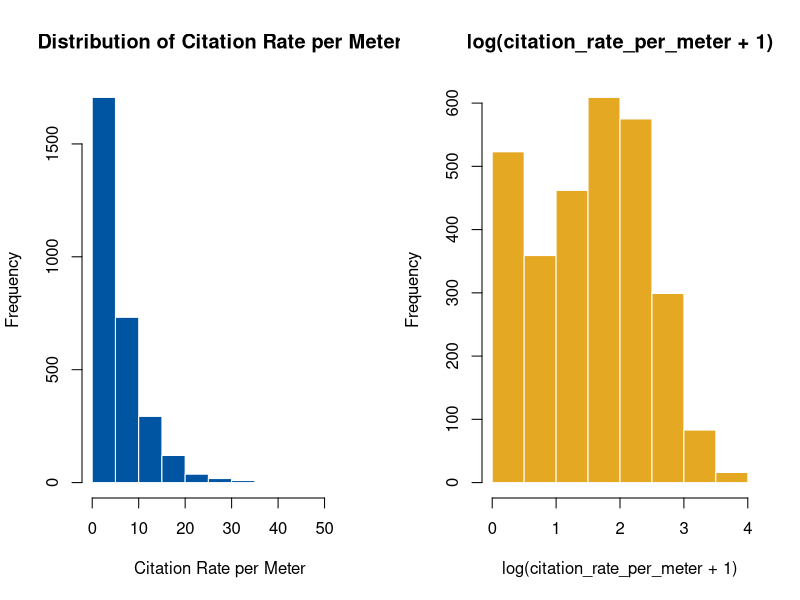
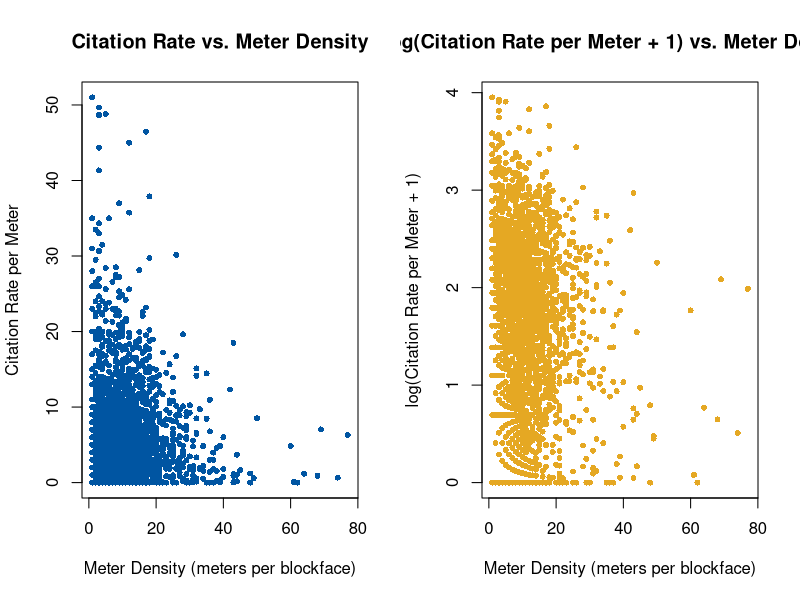
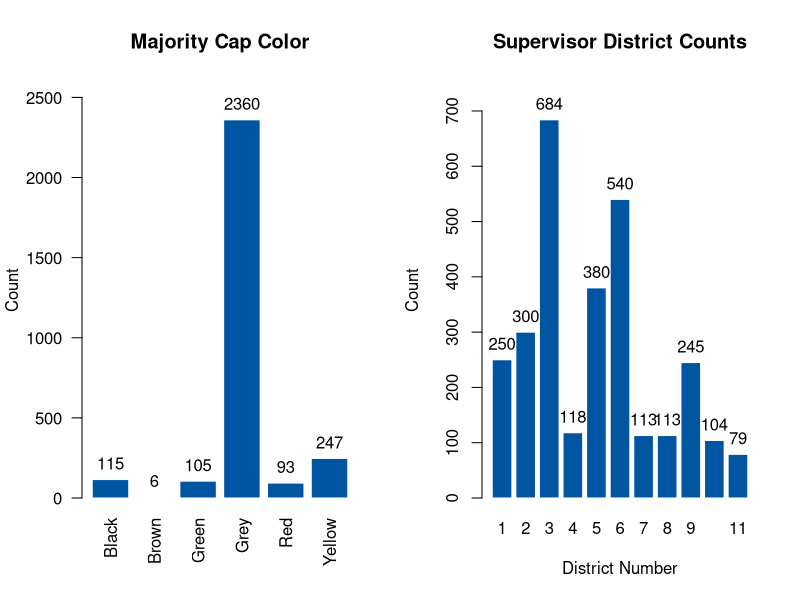
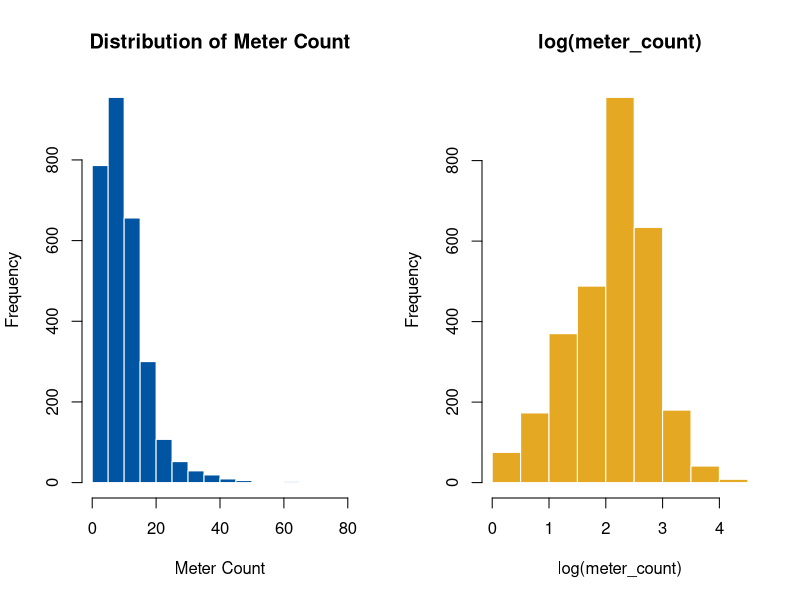

Reproduce these figures in R, in order.
library(readr)
library(dplyr)

blockfaces <- read_csv("data/blockface_regression_dataset_2025.csv", show_col_types = FALSE)
log_meter_density <- log(blockfaces$meter_count)

sjsu_blue <- "#0055A2"
sjsu_gold <- "#E5A823"
sjsu_gray <- "#939597"
sjsu_darkgray <- "#53565A"

# Histograms side by side
par(mfrow = c(1, 2))
hist(
  blockfaces$citation_rate_per_meter,
  main = "Distribution of Citation Rate per Meter",
  xlab = "Citation Rate per Meter",
  col = sjsu_blue,
  border = "white"
)
hist(
  blockfaces$log_rate,
  main = "log(citation_rate_per_meter + 1)",
  xlab = "log(citation_rate_per_meter + 1)",
  col = sjsu_gold,
  border = "white"
)

# Scatter plots side by side
par(mfrow = c(1, 2))
plot(
  blockfaces$meter_count,
  blockfaces$citation_rate_per_meter,
  col = sjsu_blue,
  pch = 16,
  cex = 0.8,
  xlab = "Meter Density (meters per blockface)",
  ylab = "Citation Rate per Meter",
  main = "Citation Rate vs. Meter Density"
)
plot(
  blockfaces$meter_count,
  blockfaces$log_rate,
  col = sjsu_gold,
  pch = 16,
  cex = 0.8,
  xlab = "Meter Density (meters per blockface)",
  ylab = "log(Citation Rate per Meter + 1)",
  main = "log(Citation Rate per Meter + 1) vs. Meter Density"
)

# Cap color distribution
par(mfrow = c(1, 2))

cap_color_counts <- table(blockfaces$cap_color_majority)

bar_midpoints_cap <- barplot(
  cap_color_counts,
  col = sjsu_blue,
  border = "white",
  main = "Majority Cap Color",
  ylab = "Count",
  las = 2,
  ylim = c(0, max(cap_color_counts) * 1.1) 
)
text(
  x = bar_midpoints_cap, 
  y = cap_color_counts, 
  labels = cap_color_counts, 
  pos = 3
)

district_counts <- table(blockfaces$supervisor_district)
bar_midpoints_district <- barplot(
  district_counts,
  col = sjsu_blue,
  border = "white",
  main = "Supervisor District Counts",
  xlab = "District Number",
  ylab = "Count",
  ylim = c(0, max(district_counts) * 1.1) 
)
text(
  x = bar_midpoints_district, 
  y = district_counts, 
  labels = district_counts, 
  pos = 3
)

# Histograms side by side
par(mfrow = c(1, 2))
hist(
  blockfaces$meter_count,
  main = "Distribution of Meter Count",
  xlab = "Meter Count",
  col = sjsu_blue,
  border = "white"
)
hist(
  log_meter_density,
  main = "log(meter_count)",
  xlab = "log(meter_count)",
  col = sjsu_gold,
  border = "white"
)
